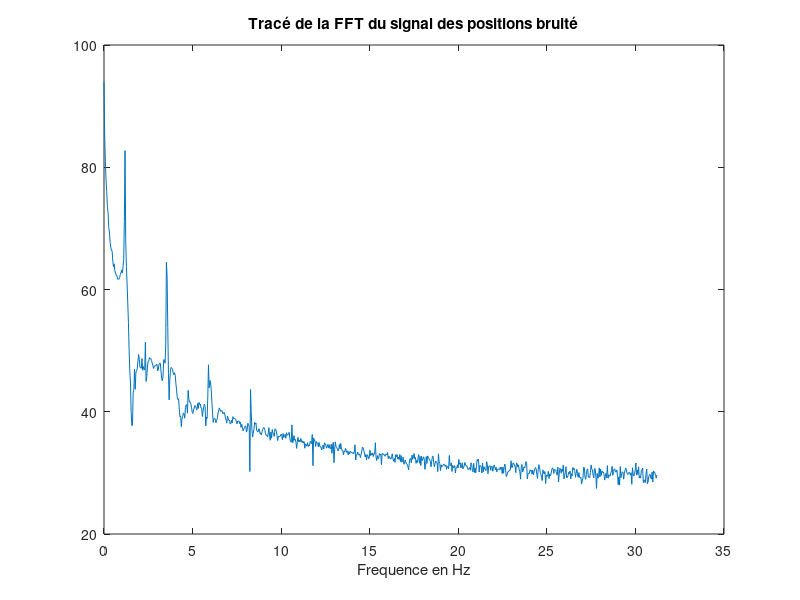
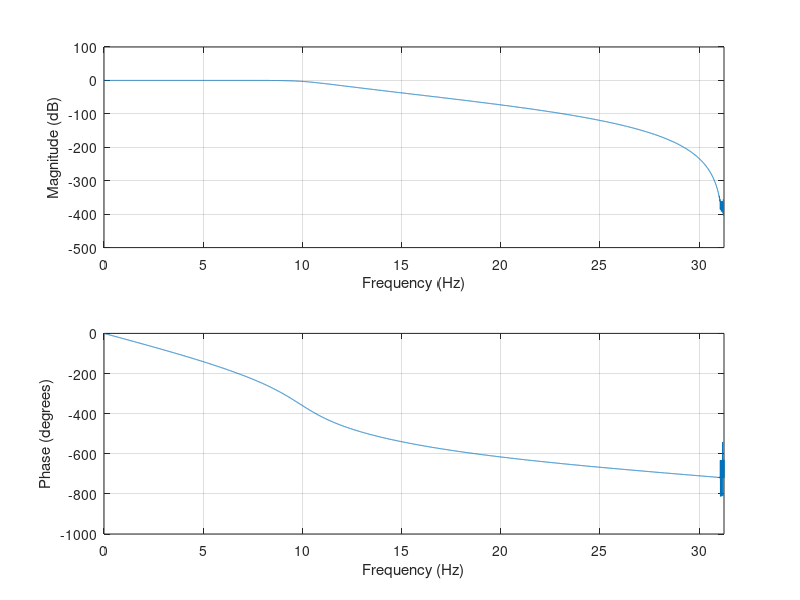
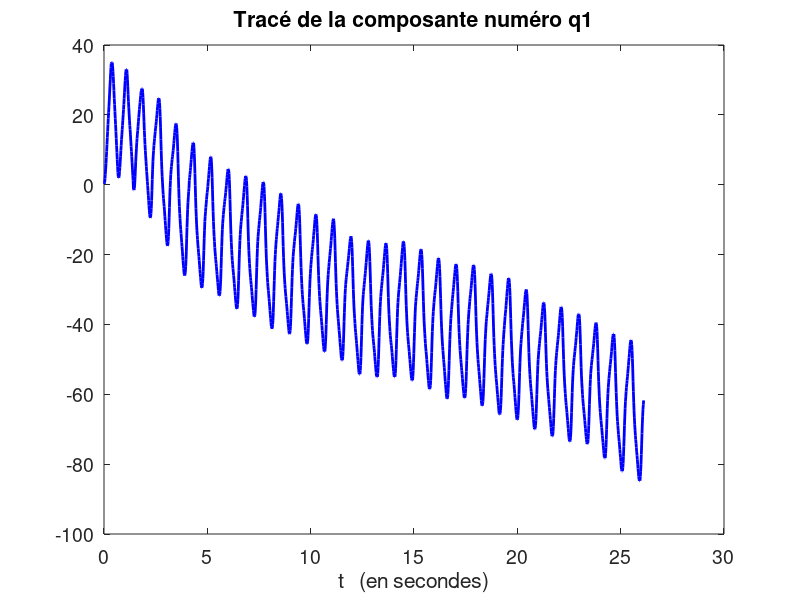
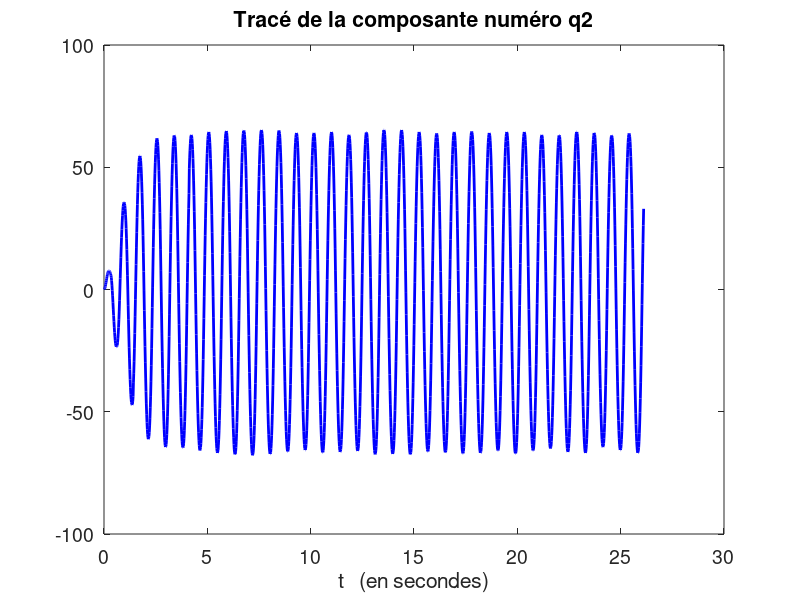

Write MATLAB code to recreate these figures, in order.
clear all, 
close all, 
clc,
%%
P=load('Iden_IA.txt');

%Fe=P.Fe
%% Filtrage des données 
%   Design a 8th-order butterworth band-pass filter which passes frequencies between 0.15 and 0.3.

%On calcule et trace la representation fréquencielle
Fs=1/0.016; %fréquence d'échantillonage (hz)
nfft= length(P);% Nombre de point de la fft 
S=fft(P(:,2),nfft);
S=S(1:nfft/2);
ms=abs(S);
%Vecteur des frequence 
f=(0:(nfft/2)-1)*(Fs/nfft);
figure;
plot(f,20*log10(ms))
title('Tracé de la FFT du signal des positions bruité')
xlabel('Frequence en Hz');% Nombre de point de la fft 
%La frequence au dela de laquelle  l'energie du bruit  est superieure à celle du signal utile est 4Hz

fd = 10;
fa =17;
N = 10000;
Wp = 2*fd/Fs;
Ws = 2*fa/Fs;
Rp = 0.1;
Rs = 50;
[n,Wn] = buttord(Wp,Ws,3,Rs);   % 3dB attenuation à fd
[b,a] = butter(n,Wn);
figure;

freqz(b,a,N,Fs);
%%
%[b,a]=butter(2,[10/62.5,20/62.5]); 

 %Wn = 5/62.5;                   % Normalized cutoff frequency
%[a,b,k] = butter(8,Wn,'high');  % Butterworth filter

%Affichage des résultats
%2 et 3 ===> q1 et q2
% 4 et 5 ====> dq1 et dq2
% 6 et 7 ====> ddq1 et ddq2
% 8 tau
% 9 Vitesse
%%
%plot(P(:,1),filter(b,a,P(:,4)),'b-');
%hold on
%plot(P(:,1),P(:,9),'r-');
%%
for j=2:3
    figure
    cb1=plot(P(:,1),(P(:,j)),'b-');
    set(cb1,'LineWidth',2);
    Xl=xlabel('t   (en secondes)');
    tl=title(['Tracé de la composante numéro q',num2str(j-1)]);
    set(tl,'FontSize',18);
    set(tl,'FontWeight','bold');
    set(Xl,'FontSize',12);
    set(gca,'FontSize',14);
end;
%%
for j=4:5
    figure
    cb1=plot(P(:,1),(P(:,j)),'b-');
    set(cb1,'LineWidth',2);
    Xl=xlabel('t   (en secondes)');
    tl=title(['Tracé de la composante numéro dq',num2str(j-1)]);
    set(tl,'FontSize',18);
    set(tl,'FontWeight','bold');
    set(Xl,'FontSize',12);
    set(gca,'FontSize',14);
end;
%%
for j=6:7
    figure
    cb1=plot(P(:,1),(P(:,j)),'b-');
    set(cb1,'LineWidth',2);
    Xl=xlabel('t   (en secondes)');
    tl=title(['Tracé de la composante numéro ddq',num2str(j-1)]);
    set(tl,'FontSize',18);
    set(tl,'FontWeight','bold');
    set(Xl,'FontSize',12);
    set(gca,'FontSize',14);
end;
%%
w0=2250;
for i=1:length(P)
    tauu(i)=((w0-(P(i,4))*60*5/2*pi))/34;
end

figure
    cb1=plot(P(:,1),(tauu),'b-');
    set(cb1,'LineWidth',2);
    Xl=xlabel('t   (en secondes)');
    tl=title(['couple moteur']);
    set(tl,'FontSize',18);
    set(tl,'FontWeight','bold');
    set(Xl,'FontSize',12);
    set(gca,'FontSize',14);
    
%%
figure
    cb1=plot(P(:,1),P(:,8),'b-');
    set(cb1,'LineWidth',2);
    Xl=xlabel('t   (en secondes)');
    tl=title(['couple moteur']);
    set(tl,'FontSize',18);
    set(tl,'FontWeight','bold');
    set(Xl,'FontSize',12);
    set(gca,'FontSize',14);
%% Identification

W=zeros(2,9);
Y=zeros(2,1);

for i=1: length(P)
    %q1=filter(b,a,P(i,2));
    %q2=filter(b,a,P(i,3))+pi;
    %dq1=filter(b,a,P(i,4));
    %dq2=filter(b,a,P(i,5));
    %ddq1=filter(b,a,P(i,6));
    %ddq2=filter(b,a,P(i,7));
    %tau=filter(b,a,P(i,8));
    
    q1=P(i,2);
    q2=P(i,3)+pi;
    dq1=P(i,4);
    dq2=P(i,5);
    ddq1=P(i,6);
    ddq2=P(i,7);
    tau=P(i,8);
    D=[ddq1*(sin(q2)^2)+2*dq1*dq2*cos(q2)*sin(q2)  ddq1   ddq2*cos(q2)-(dq2^2)*sin(q2) 0        0           dq1 sign(q1) 0      0;
                 -cos(q2)*sin(q2)*(dq1^2)             0   ddq1*cos(q2)               ddq2     sin(q2)      0    0     dq2 sign(q2)];
    y=[tau;0];
    W=[W;D];
    Y=[Y;y];
end
W=W(3:length(W),:);
Y=Y(3:length(Y),:);

%%
p=pinv(W)*Y

sprintf('%.15f',p')
    
%% Validation 
Tau=W*p;
T1= zeros(length(P),1);
k=1;
for j=1:length(Tau)
   if mod(j,2)== 1
       T1(k,1)=Tau(j,1);
       k=k+1;
   end
end;

%%
figure
    cb1=plot(P(:,1),P(:,8),'b-');
    hold on
    cb2=plot(P(:,1),T1(:,1),'r-');
    set(cb1,'LineWidth',2);
     set(cb2,'LineWidth',2);
    Xl=xlabel('t   (en secondes)');
    tl=title(['couple moteur']);
    set(tl,'FontSize',18);
    set(tl,'FontWeight','bold');
    set(Xl,'FontSize',12);
    set(gca,'FontSize',14);